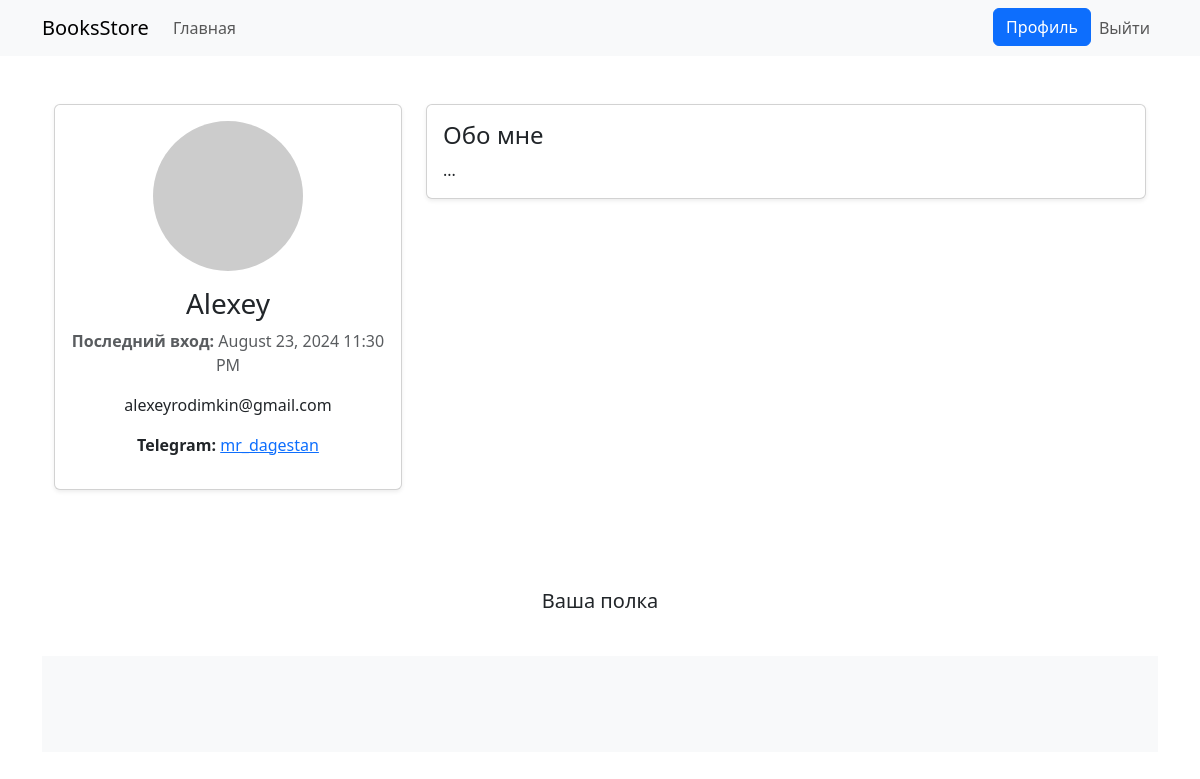
/user/Alexey (signed in), run on an earlier commit of the app's database.
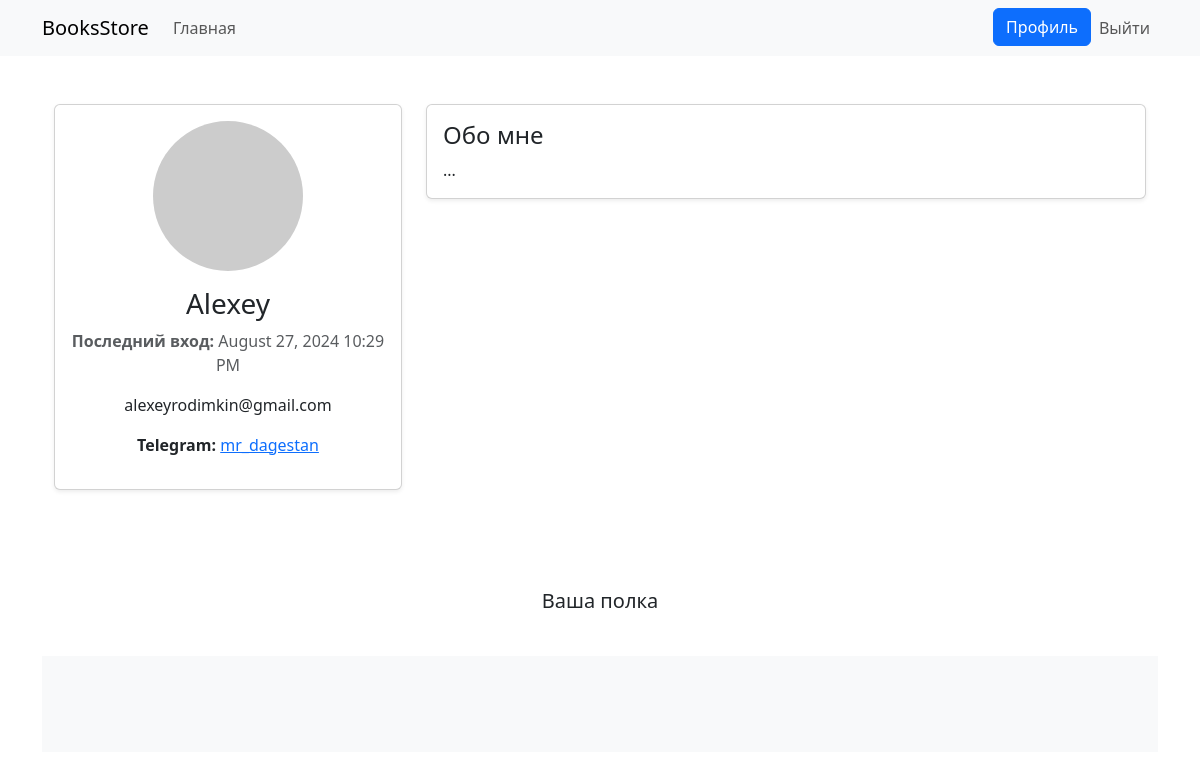
And on a later commit of the database.
### app/models.py (models this page shows, shortened)
class User(db.Model, UserMixin):
    __tablename__ = 'users'
    id: so.Mapped[int] = so.mapped_column(primary_key=True)
    username: so.Mapped[str] = so.mapped_column(sa.String(64), nullable=False, unique=True, index=True)
    email: so.Mapped[str] = so.mapped_column(sa.String(120), index=True,
                                             unique=True)
    telegram: so.Mapped[str] = so.mapped_column(sa.String(120), index=True,
                                                default=None, nullable=True)
    password_hash: so.Mapped[Optional[str]] = so.mapped_column(sa.String(256))
    last_seen: so.Mapped[Optional[datetime]] = so.mapped_column(
        default=lambda: datetime.now(timezone.utc))
    orders = relationship("Order")  # one to many to Order
    def avatar(self, size):
        digest = md5(self.email.lower().encode('utf-8')).hexdigest()
        return f'https://www.gravatar.com/avatar/{digest}?d=identicon&s={size}'

### app/main/routes.py (the view)
@bp.route('/user/<username>')
@login_required
def user(username):
    user = db.first_or_404(sa.select(User).where(User.username == username))
    orders = flask_login.current_user.orders
    time_now = datetime.datetime.now()
    return render_template('user.html', user=user, data=orders, now=time_now)

### app/main/routes.py (called while the page is built)
@bp.before_request
def before_request():
    if current_user.is_authenticated:
        current_user.last_seen = datetime.datetime.utcnow()
        db.session.commit()

@bp.after_request
def redirect_to_signin(response):
    if response.status_code == 401:
        return redirect(url_for('login_page') + '?next=' + request.url)
    return response

### app/models.py (called while the page is built)
@login.user_loader
def load_user(id):
    return db.session.get(User, int(id))

### app/templates/user.html (shortened to what this page needs)
{% extends "base.html" %}
{% block content %}
<div class="container my-5">
    <div class="row">
        <div class="col-md-4 text-center">
            <div class="card shadow-sm">
                <div class="card-body">
                    <a href="https://docs.gravatar.com/" target="_blank">
                        <img src="{{ user.avatar(128) }}" alt="{{ user.username }}"
                             class="rounded-circle img-fluid mb-3" style="width: 150px; height: 150px;">
                    </a>
                    <h3 class="card-title">{{ user.username }}</h3>
                    {% if user.last_seen %}
                    <p class="text-muted"><strong>Последний вход:</strong> {{ moment(user.last_seen).format('LLL') }}
                    </p>
                    {% endif %}
                    <p>{{ user.email }}</p>
                    {% if user.telegram %}
                    <p><strong>Telegram:</strong>
                        <a href="https://t.me/{{ user.telegram }}" target="_blank">{{ user.telegram }}</a>
                    </p>
                    {% endif %}
                </div>
            </div>
        </div>
        <div class="col-md-8">
            <div class="card shadow-sm">
                <div class="card-body">
                    <h4 class="card-title">Обо мне</h4>
                    <p class="card-text">...</p>
                </div>
            </div>
        </div>
    </div>
</div>
<div class="pricing-header px3 py-3 pt-md-5 pb-md-4 mx-auto text-center">
    <p class="lead">Ваша полка</p>
</div>
<div class="album py-5 bg-body-tertiary">
</div>
{% endblock %}

What changed in the data, as far as the page shows it:
changed User "Alexey": last_seen "August 23, 2024 11:30 PM" → "August 27, 2024 10:29 PM"
